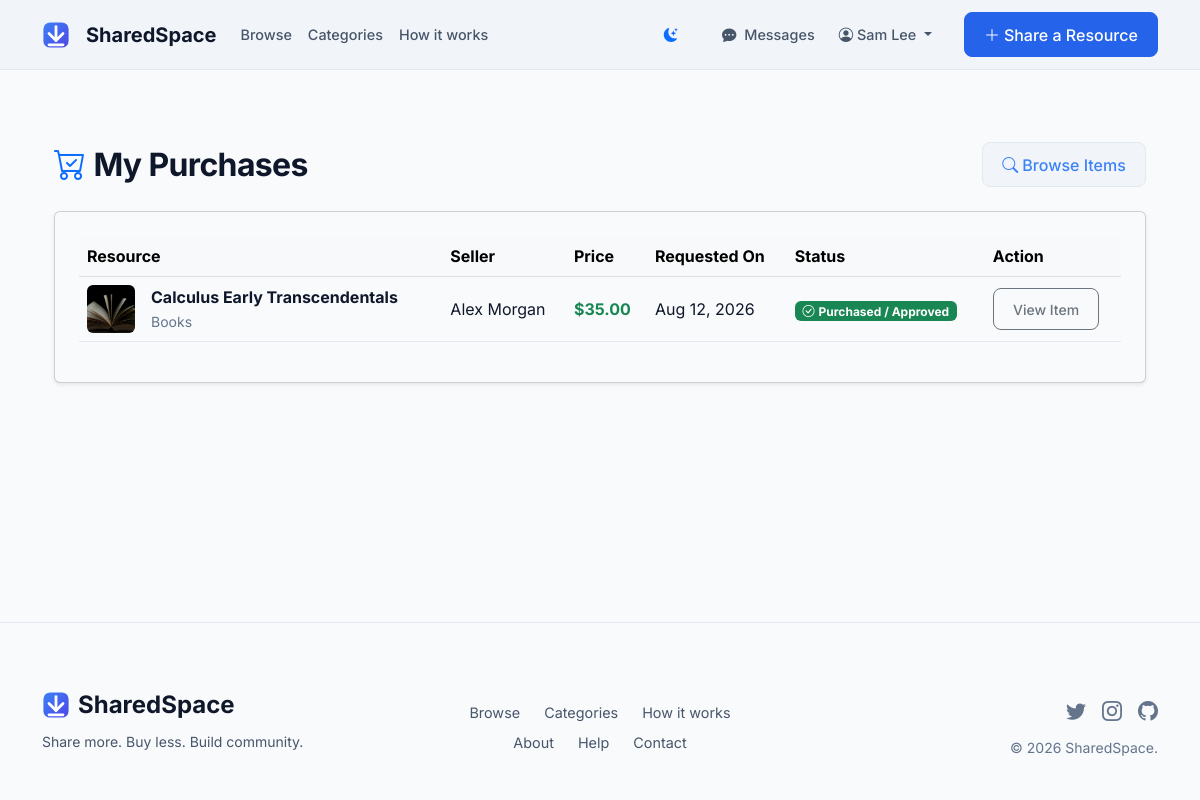
/my_purchases (signed in), run on the app's committed database.
### app/models.py (models this page shows, shortened)
class User(db.Model, UserMixin):
    id = db.Column(db.Integer, primary_key=True)
    username = db.Column(db.String(20), unique=True, nullable=False)
    email = db.Column(db.String(120), unique=True, nullable=False)
    password_hash = db.Column(db.String(128), nullable=False)
    created_at = db.Column(db.DateTime, nullable=False, default=datetime.utcnow)
    is_active = db.Column(db.Boolean, default=True)
    rating = db.Column(db.Float, default=5.0)
    resources = db.relationship('Resource', backref='owner', lazy=True)
    borrowed = db.relationship('Booking', backref='borrower', lazy=True)
    purchases = db.relationship('Purchase', backref='buyer', lazy=True)
    followed = db.relationship(
        'User', secondary=followers,
        primaryjoin=(followers.c.follower_id == id),
        secondaryjoin=(followers.c.followed_id == id),
        backref=db.backref('followers', lazy='dynamic'), lazy='dynamic'
    )
    messages_sent = db.relationship('Message', foreign_keys='Message.sender_id', backref='sender', lazy='dynamic')
    messages_received = db.relationship('Message', foreign_keys='Message.recipient_id', backref='recipient', lazy='dynamic')
    def unread_message_count(self):
        return Message.query.filter_by(recipient_id=self.id, is_read=False).count()

class Purchase(db.Model):
    id = db.Column(db.Integer, primary_key=True)
    message = db.Column(db.Text, nullable=True)
    status = db.Column(db.String(20), nullable=False, default='pending')
    request_date = db.Column(db.DateTime, nullable=False, default=datetime.utcnow)
    response_date = db.Column(db.DateTime, nullable=True)
    price = db.Column(db.Float, nullable=False)
    resource_id = db.Column(db.Integer, db.ForeignKey('resource.id'), nullable=False)
    buyer_id = db.Column(db.Integer, db.ForeignKey('user.id'), nullable=False)

class Resource(db.Model):
    id = db.Column(db.Integer, primary_key=True)
    title = db.Column(db.String(100), nullable=False)
    description = db.Column(db.Text, nullable=False)
    category = db.Column(db.String(50), nullable=False)
    location = db.Column(db.String(100), nullable=False)
    availability_status = db.Column(db.String(20), nullable=False, default='Available')
    image_url = db.Column(db.String(255), nullable=True)
    daily_price = db.Column(db.Float, nullable=True)
    listing_type = db.Column(db.String(20), nullable=False, default='Rent')
    sale_price = db.Column(db.Float, nullable=True)
    currency = db.Column(db.String(10), nullable=False, default='USD')
    created_at = db.Column(db.DateTime, nullable=False, default=datetime.utcnow)
    updated_at = db.Column(db.DateTime, nullable=False, default=datetime.utcnow, onupdate=datetime.utcnow)
    owner_id = db.Column(db.Integer, db.ForeignKey('user.id'), nullable=False)
    bookings = db.relationship('Booking', backref='resource', lazy=True)
    purchases = db.relationship('Purchase', backref='resource', lazy=True)
    @property
    def currency_symbol(self):
        symbols = {
            'USD': '$',
            'EUR': '€',
            'GBP': '£',
            'INR': '₹',
            'CAD': 'C$',
            'AUD': 'A$',
            'JPY': '¥'
        }
        return symbols.get(self.currency, '$')

### app/routes.py (the view)
@main.route('/my_purchases')
@login_required
def my_purchases():
    purchases = Purchase.query.filter_by(buyer=current_user).order_by(Purchase.request_date.desc()).all()
    return render_template('purchases/my_purchases.html', purchases=purchases)

### app/models.py (called while the page is built)
@login_manager.user_loader
def load_user(user_id):
    return User.query.get(int(user_id))

### app/routes.py (called while the page is built)
@main.app_context_processor
def inject_globals():
    if current_user.is_authenticated:
        return {'unread_count': current_user.unread_message_count()}
    return {'unread_count': 0}

### app/templates/purchases/my_purchases.html (shortened to what this page needs)
{% extends "base.html" %}
{% block content %}
<div class="container mt-4 mb-5">
    <div class="d-flex justify-content-between align-items-center mb-4">
        <h1 class="h2 fw-bold m-0"><i class="bi bi-cart-check text-primary me-2"></i>My Purchases</h1>
        <a href="{{ url_for('main.list_resources') }}" class="btn btn-outline-primary"><i class="bi bi-search me-1"></i>Browse Items</a>
    </div>
    <div class="card bg-surface border-color p-4 shadow-sm">
        {% if purchases %}
        <div class="table-responsive">
            <table class="table table-hover align-middle">
                <thead class="table-light">
                    <tr>
                        <th>Resource</th>
                        <th>Seller</th>
                        <th>Price</th>
                        <th>Requested On</th>
                        <th>Status</th>
                        <th>Action</th>
                    </tr>
                </thead>
                <tbody>
                    {% for purchase in purchases %}
                    <tr>
                        <td>
                            <div class="d-flex align-items-center gap-3">
                                <img src="{{ purchase.resource.image_url or 'https://placehold.co/600x400/1E2A40/F8FAFC?text=No+Image' }}" class="rounded" style="width: 48px; height: 48px; object-fit: cover;" alt="">
                                <div>
                                    <div class="fw-bold">{{ purchase.resource.title }}</div>
                                    <small class="text-muted">{{ purchase.resource.category }}</small>
                                </div>
                            </div>
                        </td>
                        <td>{{ purchase.resource.owner.username }}</td>
                        <td class="fw-bold text-success">{{ purchase.resource.currency_symbol }}{{ "%.2f"|format(purchase.price) }}</td>
                        <td>{{ purchase.request_date.strftime('%b %d, %Y') }}</td>
                        <td>
                            {% if purchase.status == 'approved' %}
                                <span class="badge bg-success"><i class="bi bi-check-circle me-1"></i>Purchased / Approved</span>
                            {% elif purchase.status == 'pending' %}
                                <span class="badge bg-warning text-dark"><i class="bi bi-clock me-1"></i>Pending Seller</span>
                            {% else %}
                                <span class="badge bg-danger"><i class="bi bi-x-circle me-1"></i>Declined</span>
                            {% endif %}
                        </td>
                        <td>
                            <a href="{{ url_for('main.resource_detail', resource_id=purchase.resource.id) }}" class="btn btn-sm btn-outline-secondary">View Item</a>
                        </td>
                    </tr>
                    {% endfor %}
                </tbody>
            </table>
        </div>
        {% endif %}
    </div>
</div>
{% endblock %}

### app/templates/base.html (shortened to what this page needs)
<!DOCTYPE html>
<html lang="en" data-bs-theme="light">
<head>
    <link href="https://cdn.jsdelivr.net/npm/bootstrap@5.3.0/dist/css/bootstrap.min.css" rel="stylesheet">
    <link rel="stylesheet" href="https://cdn.jsdelivr.net/npm/bootstrap-icons@1.11.1/font/bootstrap-icons.css">
    <link rel="stylesheet" href="{{ url_for('static', filename='css/style.css') }}">
</head>
<body>
    <nav class="navbar navbar-expand-lg sticky-top">
        <div class="container">
            <a class="navbar-brand" href="{{ url_for('main.index') }}">
                <img src="{{ url_for('static', filename='logo.svg') }}" alt="SharedSpace Logo" width="28" height="28" class="me-2"> SharedSpace
            </a>
            <div class="collapse navbar-collapse" id="navbarNav">
                <ul class="navbar-nav me-auto">
                    <li class="nav-item">
                        <a class="nav-link" href="{{ url_for('main.list_resources') }}">Browse</a>
                    </li>
                    <li class="nav-item">
                        <a class="nav-link" href="{{ url_for('main.list_resources') }}">Categories</a>
                    </li>
                    <li class="nav-item">
                        <a class="nav-link" href="#how-it-works">How it works</a>
                    </li>
                </ul>
                <ul class="navbar-nav align-items-center">
                    <li class="nav-item me-3">
                        <button id="themeToggle" class="btn btn-sm btn-link text-muted" aria-label="Toggle Theme">
                            <i class="bi bi-moon-stars-fill" id="themeIcon"></i>
                        </button>
                    </li>
                    {% if current_user.is_authenticated %}
                        <li class="nav-item me-2">
                            <a class="nav-link position-relative" href="{{ url_for('main.messages') }}">
                                <i class="bi bi-chat-dots-fill me-1"></i> Messages
                            </a>
                        </li>
                        <li class="nav-item dropdown me-2">
                            <a class="nav-link dropdown-toggle" href="#" id="navbarDropdown" role="button" data-bs-toggle="dropdown">
                                <i class="bi bi-person-circle me-1"></i>{{ current_user.username }}
                            </a>
                        </li>
                    {% else %}
                        <li class="nav-item">
                            <a class="nav-link" href="{{ url_for('main.login') }}">Log in</a>
                        </li>
                    {% endif %}
                    <li class="nav-item ms-lg-3 mt-3 mt-lg-0">
                        <a class="btn btn-primary" href="{{ url_for('main.create_resource') }}">
                            <i class="bi bi-plus-lg me-1"></i>Share a Resource
                        </a>
                    </li>
                </ul>
            </div>
        </div>
    </nav>
    <main class="container py-5">
        {% block content %}{% endblock %}
    </main>
    <footer class="mt-auto">
        <div class="container">
            <div class="row align-items-center">
                <div class="col-md-4 mb-4 mb-md-0">
                    <div class="fw-bold fs-4 mb-2 d-flex align-items-center gap-2">
                        <img src="{{ url_for('static', filename='logo.svg') }}" alt="SharedSpace Logo" width="28" height="28"> SharedSpace
                    </div>
                    <p class="text-secondary small">Share more. Buy less. Build community.</p>
                </div>
                <div class="col-md-4 mb-4 mb-md-0 text-center footer-links">
                    <div class="d-flex justify-content-center gap-4">
                        <a href="{{ url_for('main.list_resources') }}">Browse</a>
                        <a href="{{ url_for('main.list_resources') }}">Categories</a>
                        <a href="#how-it-works">How it works</a>
                    </div>
                    <div class="d-flex justify-content-center gap-4 mt-2">
                        <a href="#">About</a>
                        <a href="#">Help</a>
                        <a href="#">Contact</a>
                    </div>
                </div>
                <div class="col-md-4 text-md-end text-muted">
                    <div class="fs-5 mb-2 d-flex justify-content-md-end justify-content-center gap-3">
                        <i class="bi bi-twitter"></i>
                        <i class="bi bi-instagram"></i>
                        <i class="bi bi-github"></i>
                    </div>
                    <small>&copy; {{ current_user.created_at.year if current_user.is_authenticated else 2024 }} SharedSpace.</small>
                </div>
            </div>
        </div>
    </footer>
</body>
</html>

### app/static/css/style.css (style rules this page uses)
:root { --bg-main: #F8FAFC; --bg-surface: #F1F5F9; --bg-card: #FFFFFF; --border-color: #E2E8F0; --primary-blue: #2563EB; --bright-blue: #3B82F6; --purple-accent: #6366F1; --text-primary: #0F172A; --text-secondary: #475569; --text-muted: #64748B; --success: #10B981; --warning: #F59E0B; --error: #EF4444; --bs-body-bg: var(--bg-main); --bs-body-color: var(--text-primary); --bs-border-color: var(--border-color); --bs-primary: var(--primary-blue); --bs-success: var(--success); --bs-warning: var(--warning); --bs-danger: var(--error); }
body { font-family: 'Inter', sans-serif; background-color: var(--bg-main); color: var(--text-primary); -webkit-font-smoothing: antialiased; min-height: 100vh; display: flex; flex-direction: column; }
main { flex-grow: 1; }
h1, h2, h3, h4, h5, h6 { color: var(--text-primary); font-weight: 600; letter-spacing: -0.02em; }
.text-muted { color: var(--text-muted) !important; }
.text-secondary { color: var(--text-secondary) !important; }
.navbar { background: var(--bg-surface); backdrop-filter: blur(12px); -webkit-backdrop-filter: blur(12px); border-bottom: 1px solid var(--border-color); padding: 0.75rem 0; }
.navbar-brand { color: var(--text-primary) !important; font-weight: 700; font-size: 1.25rem; display: flex; align-items: center; gap: 0.5rem; }
.nav-link { color: var(--text-secondary) !important; font-weight: 500; font-size: 0.9rem; transition: color 0.2s; }
.btn { font-weight: 500; border-radius: 8px; padding: 0.6rem 1.2rem; transition: all 0.2s ease; }
.btn-primary { background-color: var(--primary-blue); border-color: var(--primary-blue); color: white; }
.btn-outline-primary { color: var(--bright-blue); border-color: var(--border-color); background: var(--bg-surface); }
footer { background: var(--bg-main); border-top: 1px solid var(--border-color); padding: 4rem 0 2rem; }
.footer-links a { color: var(--text-secondary); text-decoration: none; font-size: 0.9rem; transition: color 0.2s; }

### data on the page
User: username "Sam Lee", created_at "2026"
Purchase: resource (picture), resource "Calculus Early Transcendentals", resource.category "Books", resource.owner.username "Alex Morgan", resource.currency_symbol "$", price "35.00", request_date "Aug 12, 2026", status "approved" (drawn)
